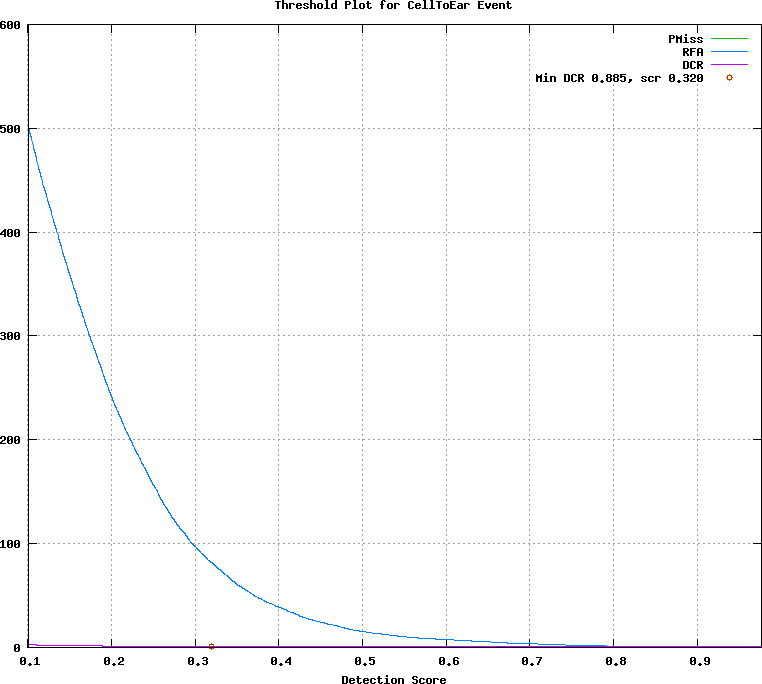

The script that drew this image:
## GNUPLOT command file
set terminal postscript color
set style data lines
set title 'Threshold Plot for CellToEar Event'
set xlabel 'Detection Score'
set grid
set size ratio 0.85
plot [0.101000:0.977000]  \
  'output.det.CellToEar_Event.dat.1' using 1:4 title 'PMiss' with lines lt 2, \
  'output.det.CellToEar_Event.dat.1' using 1:5 title 'RFA' with lines lt 3, \
  'output.det.CellToEar_Event.dat.1' using 1:6 title 'DCR' with lines lt 4, \
  'output.det.CellToEar_Event.dat.2' using 1:2 title 'Min DCR 0.885, scr 0.320' with points lt 6
